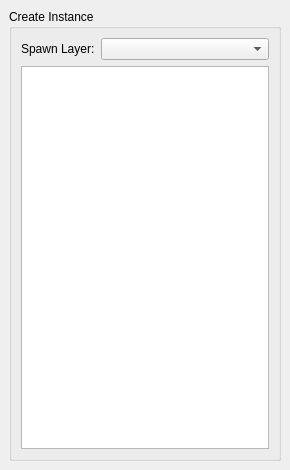
<?xml version="1.0" encoding="UTF-8"?>
<ui version="4.0">
 <class>WCreateTab</class>
 <widget class="QWidget" name="WCreateTab">
  <property name="geometry">
   <rect>
    <x>0</x>
    <y>0</y>
    <width>290</width>
    <height>470</height>
   </rect>
  </property>
  <property name="windowTitle">
   <string>Form</string>
  </property>
  <layout class="QVBoxLayout" name="verticalLayout">
   <property name="leftMargin">
    <number>9</number>
   </property>
   <property name="topMargin">
    <number>9</number>
   </property>
   <property name="rightMargin">
    <number>9</number>
   </property>
   <property name="bottomMargin">
    <number>9</number>
   </property>
   <item>
    <widget class="QGroupBox" name="groupBox">
     <property name="title">
      <string>Create Instance</string>
     </property>
     <layout class="QVBoxLayout" name="verticalLayout_2">
      <item>
       <layout class="QHBoxLayout" name="horizontalLayout">
        <item>
         <widget class="QLabel" name="SpawnLayerLabel">
          <property name="text">
           <string>Spawn Layer:</string>
          </property>
         </widget>
        </item>
        <item>
         <widget class="QComboBox" name="SpawnLayerComboBox">
          <property name="sizePolicy">
           <sizepolicy hsizetype="Preferred" vsizetype="Fixed">
            <horstretch>1</horstretch>
            <verstretch>0</verstretch>
           </sizepolicy>
          </property>
         </widget>
        </item>
       </layout>
      </item>
      <item>
       <widget class="CTemplateListView" name="TemplateView">
        <property name="editTriggers">
         <set>QAbstractItemView::NoEditTriggers</set>
        </property>
        <property name="dragEnabled">
         <bool>true</bool>
        </property>
        <property name="dragDropMode">
         <enum>QAbstractItemView::InternalMove</enum>
        </property>
        <property name="defaultDropAction">
         <enum>Qt::MoveAction</enum>
        </property>
        <property name="selectionBehavior">
         <enum>QAbstractItemView::SelectItems</enum>
        </property>
        <property name="verticalScrollMode">
         <enum>QAbstractItemView::ScrollPerPixel</enum>
        </property>
        <property name="horizontalScrollMode">
         <enum>QAbstractItemView::ScrollPerPixel</enum>
        </property>
       </widget>
      </item>
     </layout>
    </widget>
   </item>
  </layout>
 </widget>
 <customwidgets>
  <customwidget>
   <class>CTemplateListView</class>
   <extends>QListView</extends>
   <header>Editor/WorldEditor/CTemplateListView.h</header>
  </customwidget>
 </customwidgets>
 <resources/>
 <connections/>
</ui>
